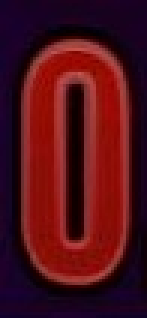
//> input picture opencvTest4/src/trainCashburstJ1/0.jpg, 49 x 106 px (shown 3 times larger); the run also reads 5 pictures not shown here
$ ./version46-better   (built with g++ and OpenCV 4)
//> lines starting //> are read from the running program, lines starting //| are printed output that depends on the picture; after the words box and inside, x2 and y2 are one past the last pixel; in counts of white or black regions, pixels touching at a corner belong together
#include "opencv2/core/core.hpp"
#include "opencv2/highgui/highgui.hpp"
#include "opencv2/imgproc/imgproc.hpp"
#include <iostream>
#include <stdio.h>
#include <stdlib.h>
#include <math.h>

using namespace cv;
using namespace std;

// =================================================================================
// =======================     CONSTANTS - misc. vars:     =========================
// =================================================================================

int allowedConf = 2;
Mat imgDil;
bool reachedEndOfRgn = 0;
int currJVal = 0;
int numOfDilErdSteps = 0;
std::string str;
int rightOfChar = 0;
int rightOfJVal = 0;
int gameChoice = 0; // no game chosen
int thresh = 50;
const int charsToClassify = 11; // 0-9 digits + $ sign
RNG rng(12345);

// =================================================================================
// =======================      CONSTANTS - moments:      ==========================
// =================================================================================

// temp arrays placed here because of an issue with passing its pointers:
const int numCentralMoments = 4;
float centralMoments[numCentralMoments];

const int numFeatureMoments = 3;
// should be manually changed to quantity = numCentralMoments-1 since it's a const.

float featureMoments[numFeatureMoments];
float moment1 = 0;

// =================================================================================
// =======================       CONSTANTS - points:       =========================
// =================================================================================

struct POINT {
	float x, y;
};

struct JVALBOUNDS {
	POINT topLeft, bottomRight;
};

const int numJVals = 5;
JVALBOUNDS jValsCoords[numJVals]; // assuming 5 jackpot values per game

POINT ctrd; // for centroidal profiling

// =================================================================================
// ======================       FUNCTION PROTOTYPES:       =========================
// =================================================================================

void train(std::string , float [][charsToClassify], char );
void Sequential_moments(int , POINT * );
void Signature(int , POINT * , float * );
void centroid(int , POINT * , float * , float * );
float f_moment(float * , int , int );
float f_central_moment(float * , int , int , float );
int computeNumContourPts(Mat , vector< vector<int> > & , bool );
void writeContourCoords(Mat , POINT arrayPoints[], int , vector< vector<int> > & , bool );
bool isInBounds(Mat imageForBounds, int , int );
void detectNextAndMatch(Mat , Mat , float [][charsToClassify]);
//void threshNick(string );
void clearFlags(vector< vector<int> > & , Mat);
void mapContours(Mat , POINT arrayPoints[], int);
void locateJValue( int, int, int, int, int );
void prepareDtxnVars( int );
void formatCurrJVal();
void mainMenu();
void cleanImageCopy( Mat );

// =================================================================================================================
//														MAIN()
// =================================================================================================================

int main()
{
	Mat imageGray; // for greyscale and thresholding
	Mat imgWithContours; // for the image with white object contours
	// an array to hold moments for every char class:
	float fDatabase [numFeatureMoments][charsToClassify]; // moments database
	str = "";

	// ============  CHOOSING THE GAME  ============

	mainMenu();
//> the answer given: 1

	// gameChoice = 1; // Cashburst (ID needed for specifying training and testing images).
	while(gameChoice < 0 || gameChoice > 2)
	{
		cout << "Please try again. \n";
		cout << "ID: ";
		cin >> gameChoice;
	}

	if(gameChoice == 0) return 0; // exit

	// =========================================  CASHBURST:  =============================================

	else if (gameChoice == 1)
	{
		numOfDilErdSteps = 1;

		// ===============================  LOCATE and write JACKPOT VALUES  ===================================

		// ( int jValID, int topLeftX, int topLeftY, int bottomRightX, int bottomRightY ):
		locateJValue( 0, 90, 40, 548, 132 );
		locateJValue( 1, 77, 182, 305, 247 );
		locateJValue( 2, 331, 182, 561, 247 );
		locateJValue( 3, 77, 276, 305, 341 );
		locateJValue( 4, 331, 276, 561, 341 );

		// =================  TRAINING (FIRST jackpot value) - go thru every char to classify:  ===================

		cout << endl << endl << endl;
		train("../src/trainCashburstJ1/0.jpg", fDatabase, '0');
		train("../src/trainCashburstJ1/1.jpg", fDatabase, '1');
		train("../src/trainCashburstJ1/2.jpg", fDatabase, '2');
		train("../src/trainCashburstJ1/3.jpg", fDatabase, '3');
		train("../src/trainCashburstJ1/4.jpg", fDatabase, '4');
		train("../src/trainCashburstJ1/5.jpg", fDatabase, '5');
		train("../src/trainCashburstJ1/6.jpg", fDatabase, '6');
		train("../src/trainCashburstJ1/7.jpg", fDatabase, '7');
		train("../src/trainCashburstJ1/8.jpg", fDatabase, '8');
		train("../src/trainCashburstJ1/9.jpg", fDatabase, '9');
		train("../src/trainCashburstJ1/dollar.jpg", fDatabase, '$');
	}

	// ==========================  INSTANT RICHES (LED-style font) - 1st jackpot value:  ==============================

	else if (gameChoice == 2)
	{
		numOfDilErdSteps = 1;

		// high resolution:
		locateJValue( 0, 252, 200, 507, 266 );
		locateJValue( 1, 100, 200, 100, 200 );
		locateJValue( 2, 100, 200, 100, 200 );
		locateJValue( 3, 100, 200, 100, 200 );
		locateJValue( 4, 100, 200, 100, 200 );

		// [8 lines of commented-out code are left out]

		cout << endl << endl << endl;
		train("../src/trainInstRichJ1/0.jpg", fDatabase, '0');
		train("../src/trainInstRichJ1/1.jpg", fDatabase, '1');
		train("../src/trainInstRichJ1/2.jpg", fDatabase, '2');
		train("../src/trainInstRichJ1/3.jpg", fDatabase, '3');
		train("../src/trainInstRichJ1/4.jpg", fDatabase, '4');
		train("../src/trainInstRichJ1/5.jpg", fDatabase, '5');
		train("../src/trainInstRichJ1/6.jpg", fDatabase, '6');
		train("../src/trainInstRichJ1/7.jpg", fDatabase, '7');
		train("../src/trainInstRichJ1/8.jpg", fDatabase, '8');
		train("../src/trainInstRichJ1/9.jpg", fDatabase, '9');
		train("../src/trainInstRichJ1/dollar.jpg", fDatabase, '$');
	}

	// =====================================  TESTING - GREYSCALE AND THRESHOLDING  ======================================

	// ========== All moments are now in database. ===========
    // ============== Process the test image: ===============

	// greyscale:
	Mat image = imread("../src/in.jpg", 1); // converts image from one color space to another
	cvtColor(image, imageGray, COLOR_BGR2GRAY );
	imshow("greyscale", imageGray);
	imwrite( "../src/outA-greyscale.png" , imageGray); // saves the chosen output image

	// thresholding:
	threshold(imageGray, imageGray, thresh, 255, THRESH_BINARY); // arg3 = threshold
	imshow("thresh", imageGray);
	imwrite( "../src/outB-thresh.png" , imageGray); // saves the chosen output image

	// =========================================  TESTING - PREPARATION  ============================================

	cout << "\nNumber of feature moments: " << numFeatureMoments << "\n\n"; // recognition based on Euclidean distances starts here

	// create a blank copy of the same size as the testing image for MAPPING CONTOURS:
	threshold(imageGray, imgWithContours, thresh, 255, THRESH_BINARY); // threshold() used to copy one image into another

	// clean the copy to make sure it's blank:
	cleanImageCopy( imgWithContours );

	// =========================================  TESTING - DETECTION  ============================================

	/*if (gameChoice = 2)
	{
		dilate(imageGray, imageGray, Mat(), Point(-1,-1), 1); // use only for LED-style fonts
		//shows the dilated version of thresh image:
		imshow("extraDilErd", imageGray);
		imwrite( "../src/out2-extraDilErd.png" , imageGray); // saves the chosen output image
	}*/

	// Do the same with 2-5 jackpot values, but somewhat differently; treat 2-5 the same, though.

	// 1) training
	// 2) testing
	//   a) preparation
	//   b) detection w/ mapping
	//   c) displaying recognition result

	for ( currJVal=0; currJVal < numJVals; currJVal++)
	{
		if( currJVal == 1 ) // once and for 1-4, train on another set.
		{
			if(gameChoice == 1) // if cashburst, ... .
			{
				cout << endl << endl << endl;
				train("../src/trainCashburstJ25/0.jpg", fDatabase, '0');
				train("../src/trainCashburstJ25/1.jpg", fDatabase, '1');
				train("../src/trainCashburstJ25/2.jpg", fDatabase, '2');
				train("../src/trainCashburstJ25/3.jpg", fDatabase, '3');
				train("../src/trainCashburstJ25/4.jpg", fDatabase, '4');
				train("../src/trainCashburstJ25/5.jpg", fDatabase, '5');
				train("../src/trainCashburstJ25/6.jpg", fDatabase, '6');
				train("../src/trainCashburstJ25/7.jpg", fDatabase, '7');
				train("../src/trainCashburstJ25/8.jpg", fDatabase, '8');
				train("../src/trainCashburstJ25/9.jpg", fDatabase, '9');
				train("../src/trainCashburstJ25/dollar.jpg", fDatabase, '$');
			}
		}

		// jackpot value 0:
		prepareDtxnVars( currJVal ); // set up boundaries FOR THE GIVEN REGION to perform char-by-char detection

		while(!reachedEndOfRgn)
		{
			detectNextAndMatch(imageGray, imgWithContours, fDatabase);
			// Including jValID as an arg would complicate the args list of the function
			// when it is shared by both training and testing phases.
		}

		cout << "Recognized text for J" << currJVal << ": ";
		formatCurrJVal();
		cout << endl << endl << endl << endl;
		str = ""; // clear the string for the next jackpot value.
		reachedEndOfRgn = 0; // reset for the next jackpot value.
	}

	// ================================  display IMAGES WITH CHANGES step-by-step:  =====================================


	// !!!!!!!!!!!!! include 1 image copy (x1 dil) from detectNextAndMatch() !!!!!!!!!!!!!!!!!

	// after dilation x1:
	imshow("dil", imgDil);
	imwrite( "../src/outX-dil.png" , imgDil); // saves the chosen output image

	//shows the PROCESSED version of thresh image (dil x1, erd x1):
	imshow("dilErd", imageGray);
	imwrite( "../src/outY-dilErd.png" , imageGray); // saves the chosen output image

	// for LED:
	//if (gameChoice == 2) dilate(imgWithContours, imgWithContours, Mat(), Point(-1,-1), 1);

	//shows the image with CONTOURS:
	imshow("contours", imgWithContours);
	imwrite( "../src/outZ-contours.png" , imgWithContours); // saves the chosen output image

	// ====================== closing time - display recognition result: ========================
	cout << "\n\nDone.\n";
	waitKey(0);
	return 0;
}

// ===================================================================
// ===================================================================

void train(std::string imageFile, float fDatabase [][charsToClassify],
		char whichChar)
{
//> called with imageFile = "../src/trainCashburstJ1/0.jpg", whichChar = '0'
	cout << "Classifying " << whichChar << "\n";

	// ===============================================================================
	POINT * arrayPoints; // for dynamic allocation
	Mat image = imread(imageFile, 1);
//> image is the input picture: 106 rows x 49 cols, CV_8UC3; mean B, G, R 24.6, 15.2, 80.2
	Mat imageGrayClassify;
	//
	vector< vector<int> > imgPxlsFlags (image.size().height, vector<int>(image.size().width));
	clearFlags(imgPxlsFlags, image); // clear after allocation
	// ===============================================================================

	//! converts image from one color space to another
	cvtColor(image, imageGrayClassify, COLOR_BGR2GRAY );
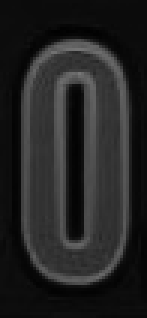
//> imageGrayClassify: 106 rows x 49 cols, CV_8UC1 (shown 3 times larger); min 1, max 119, mean 35.7
	//! applies fixed threshold to the image
	threshold(imageGrayClassify, imageGrayClassify, thresh, 255, THRESH_BINARY);
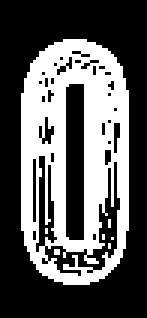
//> imageGrayClassify: 106 rows x 49 cols, CV_8UC1 (shown 3 times larger); 36.4% white; 7 white regions (6 under 20 px), largest, box (x1, y1, x2, y2) and area: (7, 13, 43, 95) 1877

	// ======= time to find the 4 moments for the char: =======
	// pre-compute no_points(size)(N):
	int numPoints = computeNumContourPts(imageGrayClassify, imgPxlsFlags, 0); // might encounter inf-loop
	clearFlags(imgPxlsFlags, image); // clear after allocation
	arrayPoints = new POINT[numPoints]; // now that we know the "size"

	// write the coords of every point into the points-array:
	writeContourCoords(imageGrayClassify, arrayPoints, numPoints, imgPxlsFlags, 0);
	clearFlags(imgPxlsFlags, image); // clear after allocation

	// Needs:
	// no_points(size)(N) - pre-computed numbers of contour pixels &
	// P[]( (x',y') ) - an array of coordinates stored in it.
	Sequential_moments(numPoints, arrayPoints);

	// output features for the given character:
	cout << "Char " << whichChar << " features: \n";
	//
	// writing features into the 2D-array ("database"):
	for (int i=0; i <= numFeatureMoments-1; i++)
	{
		cout << "Feature " << i+1 << ": " << featureMoments[i] << "\n";
		// digits:
		if ( whichChar >= 48 && whichChar <= 57 )
			fDatabase[i][ int(whichChar) - 48 ] = featureMoments[i];
		// dollar sign:
		else fDatabase[i][ charsToClassify - 1 ] = featureMoments[i];
	}
	cout << endl;

	// [12 lines of commented-out code are left out]

	delete[] arrayPoints;
}

/*  ========================================================================

          Computation of the Sequential Moments of a contour

	            from L. Gupta and M. Srinath:
   "Contour Sequence Moments for the Classification of Closed Planar Shapes"

    Reference: Pattern Recognition, vol. 20, no. 3, pp. 267-272, 1987
    ---------

           ***********************************************

                              by
                          George Bebis

            Dept. of Electrical and Computer Engineeering
                   University of Central Florida
			Orlando, FL 32816

           ***********************************************

  Inputs:
          no_points - The number of contour points
            = (count the num of pixels)

          P - The x, y coordinates of the contour
            = (the ctrd?? use findContour() to compute the ctrd posn)

          no_moments - The desired number of moments
            = (4)

  Output:
          Moments - The computed moments
  ======================================================================== */

// Needs:
// no_points(size)(N) - pre-computed numbers of contour pixels &
// P[]( (x',y') ) - an array of coordinates stored in it.
void Sequential_moments(int no_points, POINT * P)
{
	int i;
	float *S,*M;

	for(i=0; i < numCentralMoments; i++)
		centralMoments[i]=0.0;

	// need to determine min_length (min number of contour points)
	// to determine whether the white region is a good candidate
	// for consideration as a character in our database:

	if(no_points > 0) // 0 = min_length
	{
		S = new float[no_points];
		Signature(no_points, P, S);
		M = new float[numCentralMoments+1];
		M[0] = f_moment(S, no_points, 1);
		moment1 = M[0];

		for(i=1; i < numCentralMoments+1; i++)
			M[i] = f_central_moment(S, no_points, i+1, M[0]);

		//normalization:
		centralMoments[0]=(float)sqrt((double)M[1])/M[0];
		for(i=1; i < numCentralMoments; i++)
			centralMoments[i]=M[i+1]/(float)sqrt(pow((double)M[1],(double)(i+2)));

		// ============= compute the feature vectore for this char: ==============

		// Note: features[3] = F4 = M'5 = M5/(M2^(5/2))
		for(int j=0; j <= numFeatureMoments-1; j++)
		{
			if(j==0) featureMoments[j] = pow( abs(centralMoments[1]), 0.5 ) / (moment1);
			else
			{
				featureMoments[j] = (centralMoments[j+1]) / pow( abs(centralMoments[1]), 1.0+(j*0.5) );
			}
		}

		delete[] S;
		delete[] M;
	}
}

// ===================================================================

// Needs:
// no_points(size)(N) - pre-computed numbers of contour pixels &
// P[]( (x',y') ) - an array of coordinates stored in it.
void Signature(int no_points, POINT * P, float * S)
{
  int i;
  float cgx, cgy;

  centroid(no_points, P, &cgx, &cgy);
  //cout << "centroid = " << cgx << " " << cgy << endl;

  for(i=0; i < no_points; i++)
    S[i]=(float)hypot((double)(cgx-P[i].x),(double)(cgy-P[i].y));
}

// ===================================================================

// Needs:
// no_points(size)(N) - pre-computed numbers of contour pixels &
// P[]( (x',y') ) - an array of coordinates stored in it.
//
void centroid(int size, POINT * P, float * cgx, float * cgy)
{
  float Mx, My, dx, dy, Sumx, Sumy, Summ, lm;
  int i;

  Sumx = Sumy = Summ = 0;
  for(i = 0; i < size-1; i++) {
    Mx=(P[i].x+P[i+1].x)/2.0;
    My=(P[i].y+P[i+1].y)/2.0;
    dx=P[i].x-P[i+1].x;
    dy=P[i].y-P[i+1].y;
    lm = hypot(dx, dy);
    Summ += lm;
    Sumx += Mx*lm; Sumy += My*lm;
  }
  *cgx=(float)(Sumx/Summ);
  *cgy=(float)(Sumy/Summ);

  ctrd.x = *cgx;
  ctrd.y = *cgy;
}

// ===============================================================

// Needs:
//
float f_moment(float * S, int n, int r)
{
 int i;
 float sum;

 sum=0.0;
 for(i=0; i<n; i++)
   sum += (float)pow((double)S[i],(double)r);
  sum /= (float)n;
  return(sum);
}

// ===================================================================

// Needs:
//
float f_central_moment(float * S, int n, int r, float m1)
{
 int i;
 float sum;

 sum=0.0;
 for(i=0; i<n; i++)
   sum += (float)pow((double)(S[i]-m1),(double)r);
 sum /= (float)n;
 return(sum);
}

// ================================================================

// computes the number of contour pixels of a white region:
//
int computeNumContourPts(Mat imgGrayComp, vector< vector<int> > & imgPxlsFlags, bool testFlag)
{
//> called with testFlag = false
	// must be ints for processing the image:
	int i=0, j=imgGrayComp.size().height/2; // default settings for training; j - y, i - x ; 0, imgGrayComp.size().height/2


	if (testFlag)
	{
		i = rightOfChar; // horizontal component to start with
		j = ( (jValsCoords[currJVal].bottomRight.y-jValsCoords[currJVal].topLeft.y)/2 ) + jValsCoords[currJVal].topLeft.y;
	}

	int z0x, z0y, zix, ziy, numPoints = 0, dir = 0;
	// "circular" array (we don't want a warning here):
	/* int dirs[8][2] {
		{-1, -1}, {0, -1}, {1, -1}, {1, 0},
		{1, 1}, {0, 1}, {-1, 1}, {-1, 0}
	}; */
	int dirs[8][2];
	dirs[0][0] = -1; dirs[0][1] = -1;
	dirs[1][0] = 0; dirs[1][1] = -1;
	dirs[2][0] = 1; dirs[2][1] = -1;
	dirs[3][0] = 1; dirs[3][1] = 0;
	dirs[4][0] = 1; dirs[4][1] = 1;
	dirs[5][0] = 0; dirs[5][1] = 1;
	dirs[6][0] = -1; dirs[6][1] = 1;
	dirs[7][0] = -1; dirs[7][1] = 0;


	// ======= to prevent from getting stuck at white noise pixels of contour: =======
	//dilation x? (increases workload):
	dilate(imgGrayComp, imgGrayComp, Mat(), Point(-1,-1), numOfDilErdSteps); // recommended # of steps: ?

	// needed for showing the post-dilation image:
	threshold(imgGrayComp, imgDil, thresh, 255, THRESH_BINARY); // threshold() used to copy one image into another

	//erosion x? (decreases workload):
	erode(imgGrayComp, imgGrayComp, Mat(), Point(-1,-1), numOfDilErdSteps); // recommended # of steps: ?
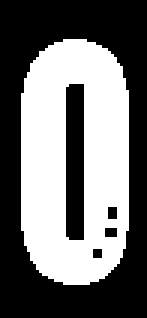
//> imgGrayComp: 106 rows x 49 cols, CV_8UC1 (shown 3 times larger); 44.3% white; 1 white region, box (x1, y1, x2, y2) and area: (7, 13, 43, 95) 2303

	// ===============================================================================

	// find the 1st (next) char in the image:
	while( imgGrayComp.ptr(j)[i] == 0 )
	{
		i++;
		//cout << "\ntick 0\n";

		if(testFlag)
		{
			//cout << "\ntick 1\n";
			if( i >= rightOfJVal )
			{
				//cout << "\n end of region 1 \n";
				reachedEndOfRgn = 1;
				return 0;
			}
			//else cout << "\ntick 2\n";
		}
	}
//> this loop made 7 passes
//> after the loop, i = 7
//> (the rest of the program and of its run is left out)
